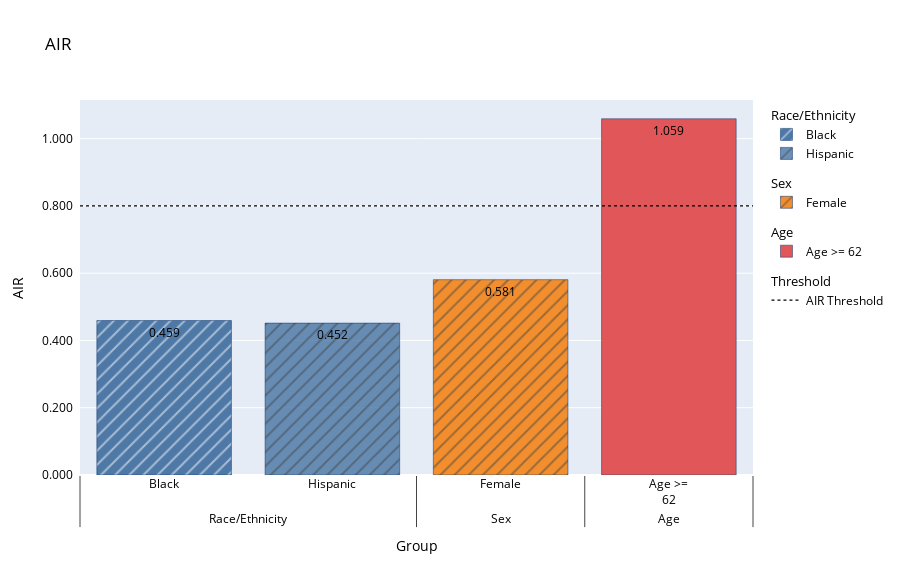

This figure's notebook cell:
### Markdown cell above
### Offer-Based Adverse Impact Ratio

### Code cell
baseline_score_cutoff = baseline_prediction_train.quantile(0.3)
baseline_offer_valid = baseline_prediction_valid <= baseline_score_cutoff

baseline_offer_air = sd.adverse_impact_ratio(
    **common_info,
    outcome=baseline_offer_valid,
)
baseline_offer_air.plot()

### Figure 1 — Plotly figure (JSON) as saved in the notebook; plotly's stock layout.template omitted (floating-point values rounded to 4 significant figures)
{"data": [{"hoverlabel": {"font": {"color": "Black"}}, "hovertemplate": "%{x}, %{y}", "legendgroup": "Race/Ethnicity", "legendgrouptitle": {"text": "Race/Ethnicity"}, "marker": {"color": "RGBA(78, 121, 167, 1.0)", "line": {"color": "rgb(8,48,107)"}, "pattern": {"shape": "/"}}, "name": "Black", "text": "0.459", "textfont": {"color": "Black"}, "type": "bar", "x": [["Race/Ethnicity"], ["Black"]], "y": [0.4592]}, {"hoverlabel": {"font": {"color": "Black"}}, "hovertemplate": "%{x}, %{y}", "legendgroup": "Race/Ethnicity", "legendgrouptitle": {"text": "Race/Ethnicity"}, "marker": {"color": "RGBA(78, 121, 167, 0.8333333333333334)", "line": {"color": "rgb(8,48,107)"}, "pattern": {"shape": "/"}}, "name": "Hispanic", "text": "0.452", "textfont": {"color": "Black"}, "type": "bar", "x": [["Race/Ethnicity"], ["Hispanic"]], "y": [0.4516]}, {"hoverlabel": {"font": {"color": "Black"}}, "hovertemplate": "%{x}, %{y}", "legendgroup": "Sex", "legendgrouptitle": {"text": "Sex"}, "marker": {"color": "RGBA(242, 142, 45, 1.0)", "line": {"color": "rgb(8,48,107)"}, "pattern": {"shape": "/"}}, "name": "Female", "text": "0.581", "textfont": {"color": "Black"}, "type": "bar", "x": [["Sex"], ["Female"]], "y": [0.5808]}, {"hoverlabel": {"font": {"color": "Black"}}, "hovertemplate": "%{x}, %{y}", "legendgroup": "Age", "legendgrouptitle": {"text": "Age"}, "marker": {"color": "RGBA(225, 87, 89, 1.0)", "line": {"color": "rgb(8,48,107)"}, "pattern": {"shape": ""}}, "name": "Age >= 62", "text": "1.059", "textfont": {"color": "Black"}, "type": "bar", "x": [["Age"], ["Age >=<br>62"]], "y": [1.059]}, {"legendgroup": "AIR Threshold", "legendgrouptitle": {"text": "Threshold"}, "line": {"color": "Black", "dash": "dot", "width": 1.25}, "mode": "lines", "name": "AIR Threshold", "showlegend": true, "type": "scatter", "x": [null], "y": [null]}], "layout": {"font": {"color": "Black"}, "height": 563, "legend": {"itemclick": false, "itemdoubleclick": false}, "scene": {"yaxis": {"exponentformat": "none", "separatethousands": true}}, "shapes": [{"line": {"color": "Black", "dash": "dot", "width": 1.25}, "name": "AIR Threshold", "type": "line", "x0": 0, "x1": 1, "xref": "paper", "y0": 0.8, "y1": 0.8, "yref": "y"}], "title": {"text": "AIR"}, "width": 900, "xaxis": {"fixedrange": true, "title": {"text": "Group"}}, "yaxis": {"fixedrange": true, "tickformat": "0,.3f", "ticksuffix": "  ", "title": {"text": "AIR"}}}}
